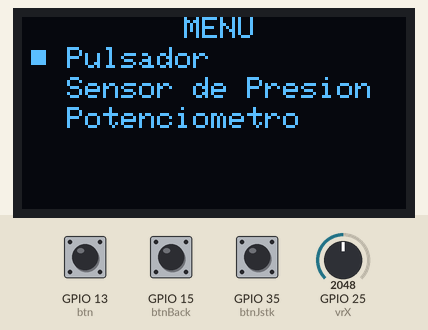
Simulated run of this sketch. Board: ESP32. On the bench: 128×64 one-colour display. The test bench sets the inputs (shaded band); at power-on: GPIO 25 (vrX) = 2048, GPIO 35 (btnJstk) HIGH, GPIO 13 (btn) LOW, GPIO 15 (btnBack) LOW. Nothing arrives over Bluetooth unless stated; what the sketch prints to the serial monitor is not drawn.

Above: at 1.2 s.
1.3 s: GPIO 25 (vrX) set to 2009
At 1.65 s:
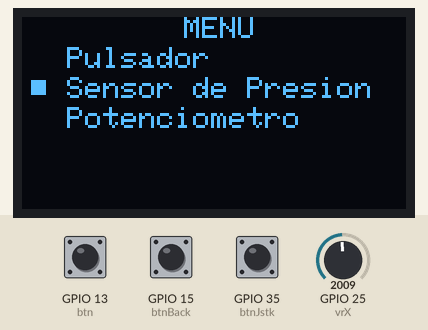
At 2.66 s:
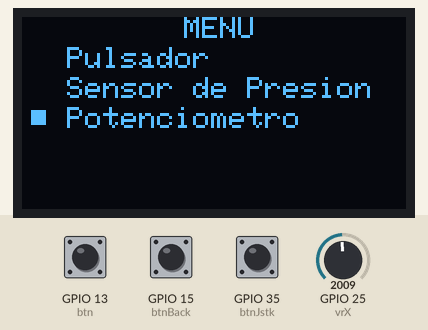
3.5 s: GPIO 35 (btnJstk) pulled LOW for 0.25 s
Timing chart, 0 to 6.5 s (numbered marks = the images above; inputs shaded):
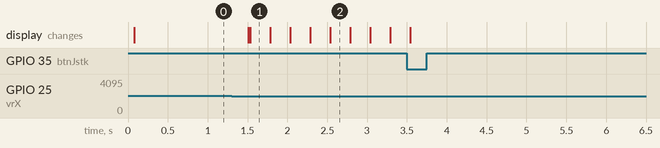

The sketch:

SESION_1.ino
```cpp
#include <BluetoothSerial.h>
#include <Wire.h>
#include <Adafruit_GFX.h>
#include <Adafruit_SSD1306.h>

#if !defined(CONFIG_BT_ENABLED) || !defined(CONFIG_BLUEDROID_ENABLED)
#error Bluetooth is not enabled! Please run `make menuconfig` to and enable it
#endif
BluetoothSerial SerialBT;
#define pres 32
#define pote 34
#define btnBack 15
#define btn 13
#define vrX 25
#define btnJstk 35
#define SCREEN_WIDTH 128
#define SCREEN_HEIGHT 64
Adafruit_SSD1306 display(SCREEN_WIDTH, SCREEN_HEIGHT, &Wire, -1);
int stsBtnBack = 0, stsBtnJstk = 0, stsBtn = 0, posSel = 11, vlrX;

void selec(int posY){
  display.fillRect(3, posY, 5, 5, WHITE);
  display.display();
}

void delSelec(int posY){
  display.fillRect(3, posY, 5, 5, BLACK);
  display.display();
}

void menu(){
   display.clearDisplay();
   display.setTextColor(WHITE);
   display.setCursor(54, 0);
   display.print("MENU");
   display.setCursor(15, 10);
   display.print("Pulsador");
   display.setCursor(15, 20);
   display.print("Sensor de Presion");
   display.setCursor(15, 30);
   display.print("Potenciometro");
   display.display();
}

void senPress(bool t){
  stsBtnBack = 0;
  while (t){
    SerialBT.print('E');
    SerialBT.print("0,");
    SerialBT.print(analogRead(pres));
    SerialBT.println(",0");
    delay(100);
    stsBtnBack = digitalRead(btnBack);
    if (stsBtnBack == 1){
      t = false;
    }
  }
}

void senPote(bool t){
  stsBtnBack = 0;
  while(t){
    SerialBT.print('E');
    SerialBT.print("0,");
    SerialBT.print("0,");
    SerialBT.println(analogRead(pote));
    delay(100);
    stsBtnBack = digitalRead(btnBack);
    if (stsBtnBack == 1){
      t = false;
    }
  }
}

void senBtn(bool t){
  stsBtnBack = 0;
  while (t){
    stsBtn = digitalRead(btn);
    SerialBT.print('E');
    SerialBT.print(map(stsBtn, 0, 1, 0, 4095));
    SerialBT.print(",0");
    SerialBT.println(",0");
    delay(100);
    stsBtnBack = digitalRead(btnBack);
    if (stsBtnBack == 1){
      t = false;
    }
  }
}

void setup() {
  Serial.begin(115200);
  SerialBT.begin("Snakeman");
  pinMode(pote, INPUT);
  pinMode(pres, INPUT);
  pinMode(btn, INPUT);
  pinMode(vrX, INPUT);
  pinMode(btnJstk, INPUT);
  pinMode(btnBack, INPUT);
  if(!display.begin(SSD1306_SWITCHCAPVCC, 0x3C)){
    Serial.println(F("SSD1306 allocation failed"));
    for(;;);
  }
  menu();
  selec(posSel);
}

void loop() {
  vlrX = map(analogRead(vrX), 0, 4095, -1, 1);
  if (vlrX == -1){
    delSelec(posSel);
    posSel = posSel + 10;
    if (posSel > 31){
      posSel = 11;
    }
    selec(posSel);
  }else if (vlrX == 1){
    delSelec(posSel);
    posSel = posSel - 10;
    if (posSel < 11){
      posSel = 31;
    }
    selec(posSel);
  }
  delay(200);
  stsBtnJstk = !digitalRead(btnJstk);
  if (stsBtnJstk == 1 and posSel == 11){
    Serial.println("Pulsador seleccionado");
    senBtn(true);
  }else if (stsBtnJstk == 1 and posSel == 21){
    Serial.println("Sensor Presion seleccionado");
    senPress(true);
  }else if (stsBtnJstk == 1 and posSel == 31){
    Serial.println("Potenciometro seleccionado");
    senPote(true);
  }
}
```

Measured:
- the behaviour switches between 2048 and 2047 on GPIO 25 (vrX) (found by bisection; images 0 and 1)
- after the input at 1.3 s, the display: first changes after 0.21 s (image 1 shows a later state)
